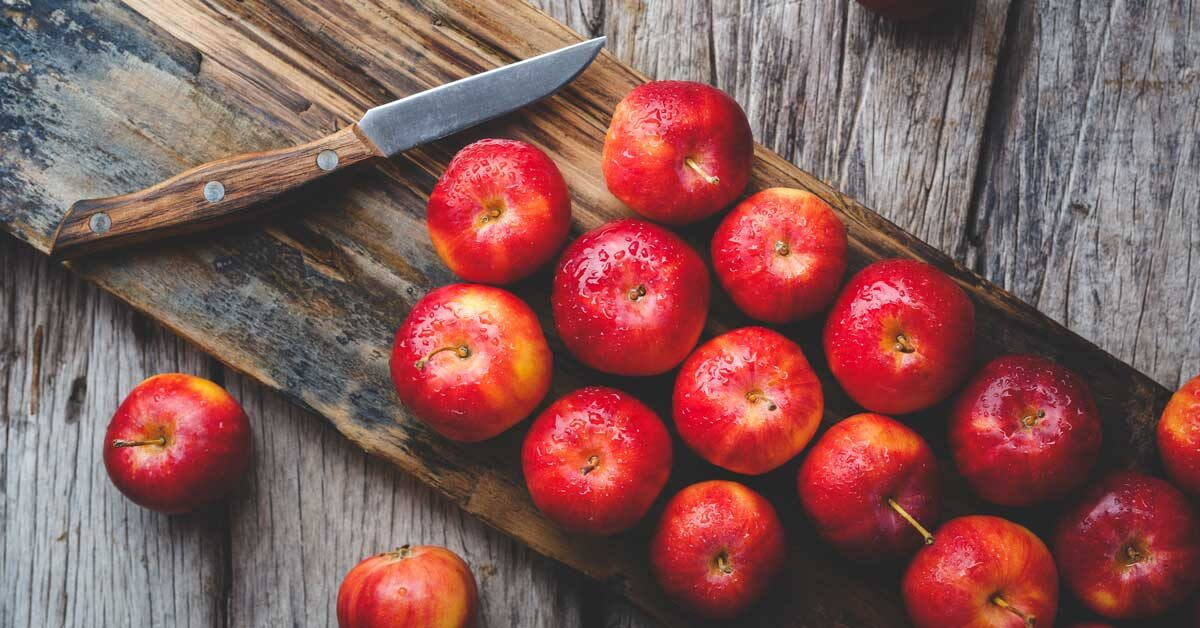
#> input picture app.jpg, 1200 x 628 px
$ jupyter execute MaskTestFile.ipynb
#> lines starting #> are read from the running program, lines starting #| are printed output that depends on the picture; after the words box and inside, x2 and y2 are one past the last pixel; in counts of white or black regions, pixels touching at a corner belong together
[cell 1]
import cv2 as cv
import numpy as np

[cell 2]
def nothing(x):
    print(x)

[cell 3]
cv.namedWindow('Tracking')
cv.createTrackbar('Lh','Tracking',0,255,nothing)
#> slider 'Lh' is set to 51
cv.createTrackbar('Ls','Tracking',0,255,nothing)
#> slider 'Ls' is set to 51
cv.createTrackbar('Lv','Tracking',0,255,nothing)
#> slider 'Lv' is set to 51
cv.createTrackbar('Uh','Tracking',255,255,nothing)
cv.createTrackbar('Us','Tracking',255,255,nothing)
cv.createTrackbar('Uv','Tracking',255,255,nothing)

[cell 4]
while True:
    frame =cv.imread("app.jpg")
#> frame is the input picture: shape (628, 1200, 3); mean B, G, R 86.6, 88.9, 134.7
    frame=cv.resize(frame,(500,500))
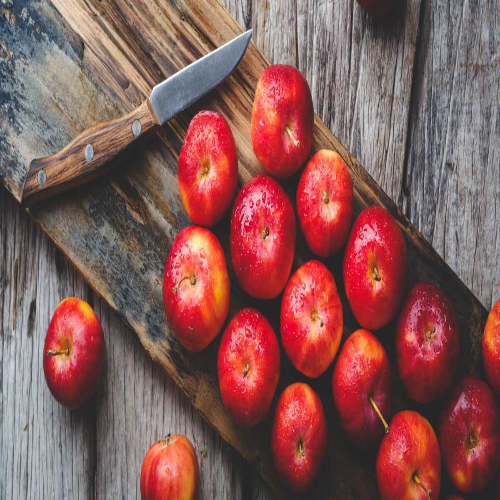
#> frame: shape (500, 500, 3); mean B, G, R 86.5, 88.7, 134.5
    hsv=cv.cvtColor(frame,cv.COLOR_BGR2HSV)
#> hsv: shape (500, 500, 3); mean H, S, V 78.2, 86.1, 136.5
    l_h=cv.getTrackbarPos('Lh','Tracking')
    l_s=cv.getTrackbarPos('Ls','Tracking')
    l_v=cv.getTrackbarPos('Lv','Tracking')

    u_h=cv.getTrackbarPos('Uh','Tracking')
    u_s=cv.getTrackbarPos('Us','Tracking')
    u_v=cv.getTrackbarPos('Uv','Tracking')

    l_b=np.array([l_h,l_s,l_v])
    u_b=np.array([u_h,u_s,u_v])
    mask=cv.inRange(hsv,l_b,u_b)
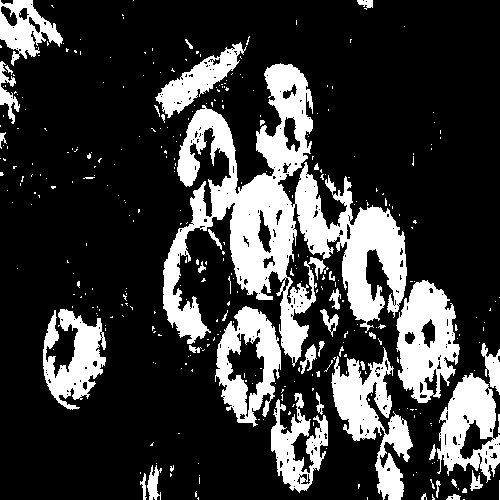
#> mask: shape (500, 500); 22.7% white; 352 white regions (307 under 20 px), largest, box (x1, y1, x2, y2) and area: (163, 63, 407, 367) 24847, (331, 347, 413, 500) 4868, (396, 280, 460, 403) 4850
    res=cv.bitwise_and(frame,frame,mask=mask)
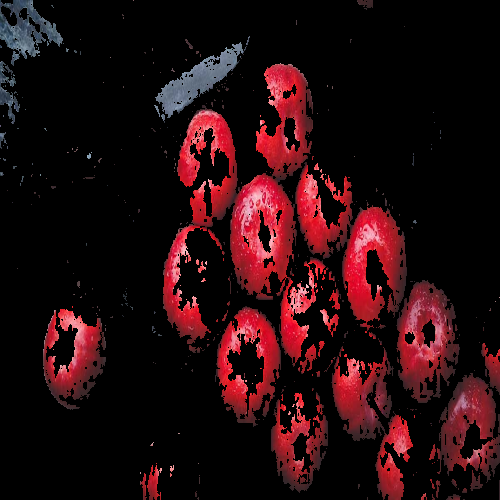
#> res: shape (500, 500, 3); mean B, G, R 14, 11.3, 36.3
    cv.imshow('frame',frame)
    cv.imshow('mask',mask)
    cv.imshow('res',res)
    k=cv.waitKey(1)
#> (key Esc is pressed here)
    if k==27:
        break
cv.destroyAllWindows()

$ run again, with 24.jpg copied over app.jpg
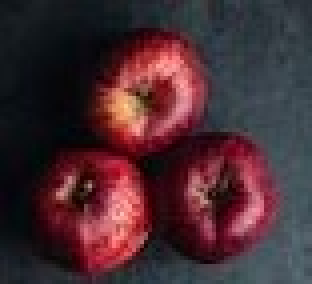
#> input picture 24.jpg, 78 x 71 px (shown 4 times larger)
#> frame is the input picture: shape (71, 78, 3); mean B, G, R 50.2, 43.7, 71.7
#> frame: shape (500, 500, 3)
#> hsv: shape (500, 500, 3); mean H, S, V 124.1, 123.3, 78.4
#> `mask=cv.inRange(hsv,l_b,u_b)`:
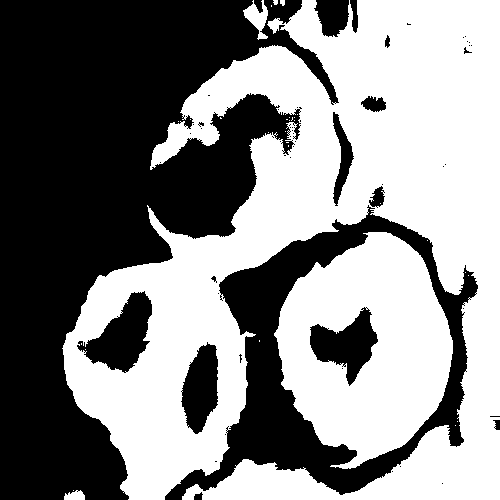
#> mask: shape (500, 500); 52.9% white; 57 black regions (41 under 20 px), largest, box (x1, y1, x2, y2) and area: (0, 0, 339, 500) 84567, (165, 205, 478, 500) 22468, (77, 291, 152, 373) 3074
#> `res=cv.bitwise_and(frame,frame,mask=mask)`:
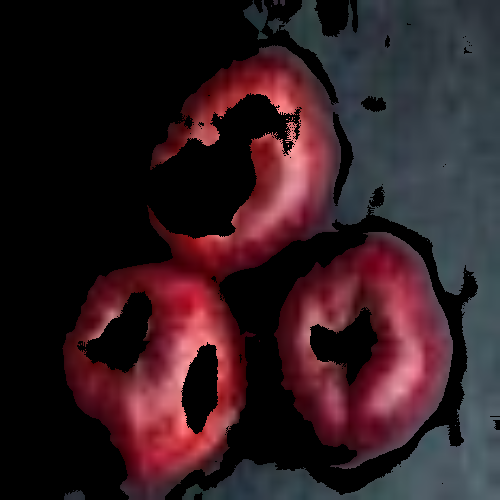
#> res: shape (500, 500, 3); mean B, G, R 34.3, 28.9, 49.7

$ run again, with 31.jpg copied over app.jpg
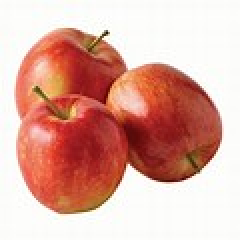
#> input picture 31.jpg, 120 x 120 px (shown 2 times larger)
#> frame is the input picture: shape (120, 120, 3); mean B, G, R 161.5, 172.4, 221.4
#> frame: shape (500, 500, 3)
#> hsv: shape (500, 500, 3); mean H, S, V 26.7, 84.2, 221.6
#> `mask=cv.inRange(hsv,l_b,u_b)`:
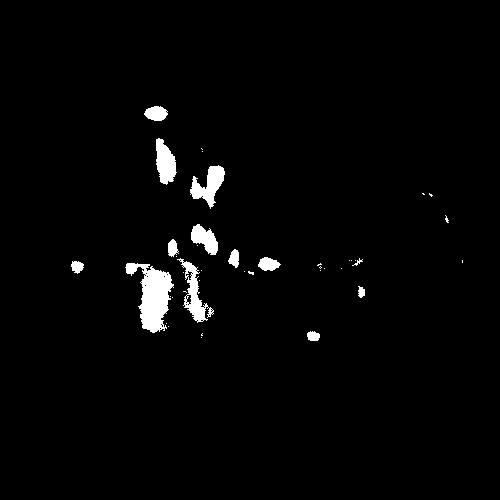
#> mask: shape (500, 500); 2.2% white; 41 white regions (28 under 20 px), largest, box (x1, y1, x2, y2) and area: (125, 263, 174, 333) 1746, (177, 258, 214, 323) 753, (190, 165, 225, 209) 733
#> `res=cv.bitwise_and(frame,frame,mask=mask)`:
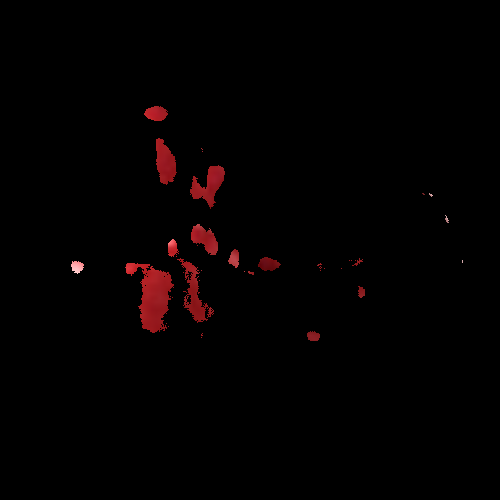
#> res: shape (500, 500, 3); mean B, G, R 0.8, 0.7, 3.5
